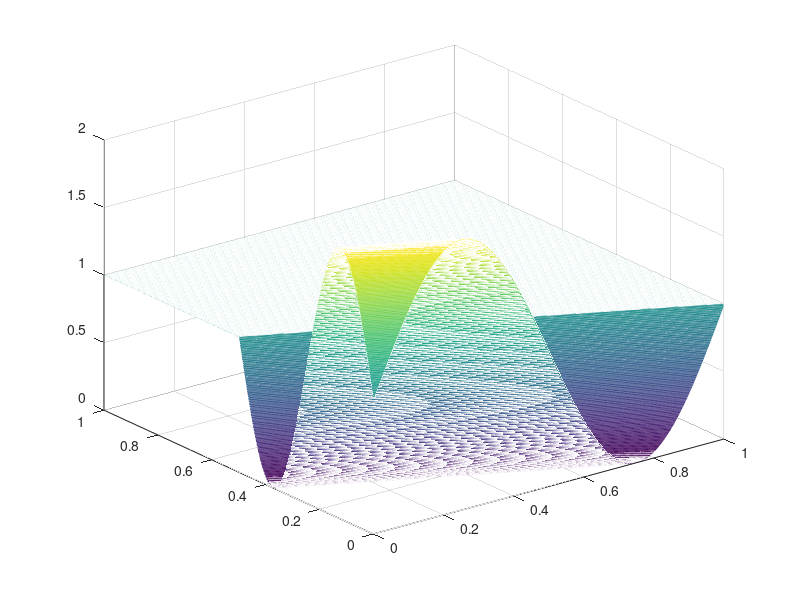

MATLAB code for this plot:
%by cr0wchen
% for solving problem about textbook p175 3 xian
clc; clear; close all;

J = 500; N = 1000;
h = 1 / J; tau = 1 / N;
a = -2;
r = a * tau / h;
x = [1:J - 1] * h; t = [0:N - 1] * tau;

U = zeros(J - 1, N);
U(:, 1) = sin(2 * pi * x) + 1;

e = ones(J - 1, 1);
A = spdiags([(1 + r) * e, -r * e], [0, 1], J - 1, J - 1);

bouVal = zeros(J - 1, 1); bouVal(J - 1) = -r;
for n = 1:N - 1
    U(:, n + 1) = A * U(:, n) + bouVal;
end

[T, X] = meshgrid(t, x);

figure
mesh(X, T, U);
